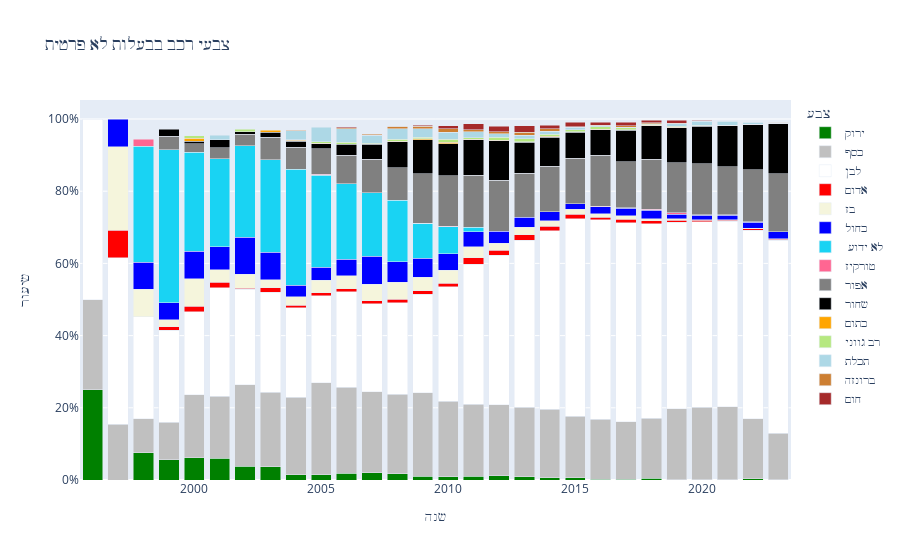

Notebook source saved alongside this figure:
### Code cell
private = "פרטי"
c=show_colors(df.query('baalut != @private'), 15, 'צבעי רכב בבעלות לא פרטית')
#c = show_colors(df.query('make == "BMW"'), 15)

### Figure 1 — Plotly figure (JSON) as saved in the notebook; plotly's stock layout.template omitted (floating-point values rounded to 4 significant figures)
{"data": [{"alignmentgroup": "True", "customdata": [["ירוק", 1], ["ירוק", 4], ["ירוק", 6], ["ירוק", 8], ["ירוק", 16], ["ירוק", 11], ["ירוק", 14], ["ירוק", 7], ["ירוק", 10], ["ירוק", 21], ["ירוק", 27], ["ירוק", 58], ["ירוק", 23], ["ירוק", 31], ["ירוק", 43], ["ירוק", 49], ["ירוק", 48], ["ירוק", 46], ["ירוק", 50], ["ירוק", 34], ["ירוק", 39], ["ירוק", 124], ["ירוק", 35], ["ירוק", 22], ["ירוק", 128], ["ירוק", 275], ["ירוק", 63]], "hovertemplate": "צבע=%{customdata[0]}<br>שנה=%{x}<br>שיעור=%{y}<br>count=%{customdata[1]}<extra></extra>", "legendgroup": "ירוק", "marker": {"color": "rgb(0, 128, 0)", "pattern": {"shape": ""}}, "name": "ירוק", "offsetgroup": "ירוק", "orientation": "v", "showlegend": true, "textposition": "auto", "type": "bar", "x": [1996, 1998, 1999, 2000, 2001, 2002, 2003, 2004, 2005, 2006, 2007, 2008, 2009, 2010, 2011, 2012, 2013, 2014, 2015, 2016, 2017, 2018, 2019, 2020, 2021, 2022, 2023], "xaxis": "x", "y": [0.25, 0.07547, 0.0566, 0.06107, 0.06084, 0.03873, 0.03694, 0.01431, 0.01416, 0.01925, 0.02052, 0.01723, 0.01037, 0.009675, 0.01109, 0.01157, 0.00912, 0.006783, 0.0056, 0.002351, 0.002072, 0.004707, 0.0006566, 0.0002951, 0.001146, 0.002829, 0.001162], "yaxis": "y"}, {"alignmentgroup": "True", "customdata": [["כסף", 1], ["כסף", 2], ["כסף", 5], ["כסף", 11], ["כסף", 23], ["כסף", 45], ["כסף", 64], ["כסף", 78], ["כסף", 105], ["כסף", 180], ["כסף", 259], ["כסף", 294], ["כסף", 743], ["כסף", 514], ["כסף", 667], ["כסף", 773], ["כסף", 831], ["כסף", 1012], ["כסף", 1287], ["כסף", 1529], ["כסף", 2397], ["כסף", 2987], ["כסף", 4386], ["כסף", 10490], ["כסף", 14977], ["כסף", 22500], ["כסף", 16256], ["כסף", 6993]], "hovertemplate": "צבע=%{customdata[0]}<br>שנה=%{x}<br>שיעור=%{y}<br>count=%{customdata[1]}<extra></extra>", "legendgroup": "כסף", "marker": {"color": "rgb(192, 192, 192)", "pattern": {"shape": ""}}, "name": "כסף", "offsetgroup": "כסף", "orientation": "v", "showlegend": true, "textposition": "auto", "type": "bar", "x": [1996, 1997, 1998, 1999, 2000, 2001, 2002, 2003, 2004, 2005, 2006, 2007, 2008, 2009, 2010, 2011, 2012, 2013, 2014, 2015, 2016, 2017, 2018, 2019, 2020, 2021, 2022, 2023], "xaxis": "x", "y": [0.25, 0.1538, 0.09434, 0.1038, 0.1756, 0.1711, 0.2254, 0.2058, 0.2147, 0.255, 0.2374, 0.2234, 0.2207, 0.2317, 0.2082, 0.1993, 0.1962, 0.1923, 0.1898, 0.1712, 0.1658, 0.1587, 0.1665, 0.1968, 0.2009, 0.2015, 0.1673, 0.129], "yaxis": "y"}, {"alignmentgroup": "True", "customdata": [["לבן", 2], ["לבן", 6], ["לבן", 15], ["לבן", 27], ["לבן", 30], ["לבן", 79], ["לבן", 75], ["לבן", 105], ["לבן", 121], ["לבן", 170], ["לבן", 289], ["לבן", 322], ["לבן", 852], ["לבן", 605], ["לבן", 1015], ["לבן", 1501], ["לבן", 1754], ["לבן", 2434], ["לבן", 3345], ["לבן", 4889], ["לבן", 7994], ["לבן", 10380], ["לבן", 14196], ["לבן", 27521], ["לבן", 38376], ["לבן", 57348], ["לבן", 50697], ["לבן", 28958]], "hovertemplate": "צבע=%{customdata[0]}<br>שנה=%{x}<br>שיעור=%{y}<br>count=%{customdata[1]}<extra></extra>", "legendgroup": "לבן", "marker": {"color": "rgb(255, 255, 255)", "pattern": {"shape": ""}}, "name": "לבן", "offsetgroup": "לבן", "orientation": "v", "showlegend": true, "textposition": "auto", "type": "bar", "x": [1996, 1997, 1998, 1999, 2000, 2001, 2002, 2003, 2004, 2005, 2006, 2007, 2008, 2009, 2010, 2011, 2012, 2013, 2014, 2015, 2016, 2017, 2018, 2019, 2020, 2021, 2022, 2023], "xaxis": "x", "y": [0.5, 0.4615, 0.283, 0.2547, 0.229, 0.3004, 0.2641, 0.277, 0.2474, 0.2408, 0.2649, 0.2447, 0.253, 0.2728, 0.3168, 0.3871, 0.4142, 0.4625, 0.4932, 0.5475, 0.5529, 0.5516, 0.5389, 0.5163, 0.5147, 0.5136, 0.5216, 0.5342], "yaxis": "y"}, {"alignmentgroup": "True", "customdata": [["אדום", 1], ["אדום", 1], ["אדום", 2], ["אדום", 4], ["אדום", 1], ["אדום", 5], ["אדום", 4], ["אדום", 6], ["אדום", 9], ["אדום", 11], ["אדום", 35], ["אדום", 20], ["אדום", 34], ["אדום", 72], ["אדום", 64], ["אדום", 82], ["אדום", 91], ["אדום", 109], ["אדום", 95], ["אדום", 182], ["אדום", 220], ["אדום", 335], ["אדום", 299], ["אדום", 347], ["אדום", 391], ["אדום", 138]], "hovertemplate": "צבע=%{customdata[0]}<br>שנה=%{x}<br>שיעור=%{y}<br>count=%{customdata[1]}<extra></extra>", "legendgroup": "אדום", "marker": {"color": "rgb(255, 0, 0)", "pattern": {"shape": ""}}, "name": "אדום", "offsetgroup": "אדום", "orientation": "v", "showlegend": true, "textposition": "auto", "type": "bar", "x": [1997, 1999, 2000, 2001, 2002, 2003, 2004, 2005, 2006, 2007, 2008, 2009, 2010, 2011, 2012, 2013, 2014, 2015, 2016, 2017, 2018, 2019, 2020, 2021, 2022, 2023], "xaxis": "x", "y": [0.07692, 0.009434, 0.01527, 0.01521, 0.003521, 0.01319, 0.00818, 0.008499, 0.008249, 0.008359, 0.0104, 0.009017, 0.01061, 0.01857, 0.01511, 0.01558, 0.01342, 0.01221, 0.00657, 0.009672, 0.008351, 0.006285, 0.00401, 0.003108, 0.004023, 0.002546], "yaxis": "y"}, {"alignmentgroup": "True", "customdata": [["בז", 3], ["בז", 4], ["בז", 2], ["בז", 10], ["בז", 9], ["בז", 11], ["בז", 8], ["בז", 11], ["בז", 25], ["בז", 40], ["בז", 59], ["בז", 156], ["בז", 84], ["בז", 114], ["בז", 118], ["בז", 81], ["בז", 108], ["בז", 100], ["בז", 117], ["בז", 147], ["בז", 187], ["בז", 136], ["בז", 203], ["בז", 104], ["בז", 149], ["בז", 150], ["בז", 90]], "hovertemplate": "צבע=%{customdata[0]}<br>שנה=%{x}<br>שיעור=%{y}<br>count=%{customdata[1]}<extra></extra>", "legendgroup": "בז", "marker": {"color": "rgb(245, 245, 220)", "pattern": {"shape": ""}}, "name": "בז", "offsetgroup": "בז", "orientation": "v", "showlegend": true, "textposition": "auto", "type": "bar", "x": [1997, 1998, 1999, 2000, 2001, 2002, 2003, 2004, 2005, 2006, 2007, 2008, 2009, 2010, 2011, 2012, 2013, 2014, 2015, 2016, 2017, 2018, 2019, 2020, 2021, 2022, 2023], "xaxis": "x", "y": [0.2308, 0.07547, 0.01887, 0.07634, 0.03422, 0.03873, 0.02111, 0.02249, 0.03541, 0.03666, 0.04483, 0.04633, 0.03787, 0.03558, 0.03043, 0.01913, 0.02052, 0.01474, 0.0131, 0.01017, 0.009937, 0.005163, 0.003808, 0.001395, 0.001334, 0.001543, 0.00166], "yaxis": "y"}, {"alignmentgroup": "True", "customdata": [["כחול", 1], ["כחול", 4], ["כחול", 5], ["כחול", 10], ["כחול", 17], ["כחול", 29], ["כחול", 29], ["כחול", 16], ["כחול", 25], ["כחול", 49], ["כחול", 102], ["כחול", 190], ["כחול", 117], ["כחול", 149], ["כחול", 161], ["כחול", 138], ["כחול", 147], ["כחול", 169], ["כחול", 138], ["כחול", 285], ["כחול", 388], ["כחול", 631], ["כחול", 671], ["כחול", 854], ["כחול", 1423], ["כחול", 1573], ["כחול", 1011]], "hovertemplate": "צבע=%{customdata[0]}<br>שנה=%{x}<br>שיעור=%{y}<br>count=%{customdata[1]}<extra></extra>", "legendgroup": "כחול", "marker": {"color": "rgb(0, 0, 255)", "pattern": {"shape": ""}}, "name": "כחול", "offsetgroup": "כחול", "orientation": "v", "showlegend": true, "textposition": "auto", "type": "bar", "x": [1997, 1998, 1999, 2000, 2001, 2002, 2003, 2004, 2005, 2006, 2007, 2008, 2009, 2010, 2011, 2012, 2013, 2014, 2015, 2016, 2017, 2018, 2019, 2020, 2021, 2022, 2023], "xaxis": "x", "y": [0.07692, 0.07547, 0.04717, 0.07634, 0.06464, 0.1021, 0.07652, 0.03272, 0.03541, 0.04491, 0.07751, 0.05643, 0.05275, 0.0465, 0.04152, 0.03259, 0.02793, 0.02492, 0.01546, 0.01971, 0.02062, 0.02395, 0.01259, 0.01145, 0.01274, 0.01618, 0.01865], "yaxis": "y"}, {"alignmentgroup": "True", "customdata": [[" לא ידוע", 17], [" לא ידוע", 45], [" לא ידוע", 36], [" לא ידוע", 64], [" לא ידוע", 72], [" לא ידוע", 97], [" לא ידוע", 157], [" לא ידוע", 180], [" לא ידוע", 228], [" לא ידוע", 233], [" לא ידוע", 574], [" לא ידוע", 213], [" לא ידוע", 236], [" לא ידוע", 48]], "hovertemplate": "צבע=%{customdata[0]}<br>שנה=%{x}<br>שיעור=%{y}<br>count=%{customdata[1]}<extra></extra>", "legendgroup": " לא ידוע", "marker": {"color": "#19d3f3", "pattern": {"shape": ""}}, "name": " לא ידוע", "offsetgroup": " לא ידוע", "orientation": "v", "showlegend": true, "textposition": "auto", "type": "bar", "x": [1998, 1999, 2000, 2001, 2002, 2003, 2004, 2005, 2006, 2007, 2008, 2009, 2010, 2011], "xaxis": "x", "y": [0.3208, 0.4245, 0.2748, 0.2433, 0.2535, 0.2559, 0.3211, 0.255, 0.209, 0.1771, 0.1705, 0.09603, 0.07366, 0.01238], "yaxis": "y"}, {"alignmentgroup": "True", "customdata": [["טורקיז", 1], ["טורקיז", 2], ["טורקיז", 1], ["טורקיז", 1], ["טורקיז", 4], ["טורקיז", 1], ["טורקיז", 4], ["טורקיז", 22], ["טורקיז", 59], ["טורקיז", 230], ["טורקיז", 139], ["טורקיז", 189], ["טורקיז", 138], ["טורקיז", 30]], "hovertemplate": "צבע=%{customdata[0]}<br>שנה=%{x}<br>שיעור=%{y}<br>count=%{customdata[1]}<extra></extra>", "legendgroup": "טורקיז", "marker": {"color": "#FF6692", "pattern": {"shape": ""}}, "name": "טורקיז", "offsetgroup": "טורקיז", "orientation": "v", "showlegend": true, "textposition": "auto", "type": "bar", "x": [1998, 2005, 2006, 2009, 2010, 2015, 2016, 2017, 2018, 2019, 2020, 2021, 2022, 2023], "xaxis": "x", "y": [0.01887, 0.002833, 0.0009166, 0.0004509, 0.001248, 0.000112, 0.0002766, 0.001169, 0.00224, 0.004315, 0.001864, 0.001693, 0.00142, 0.0005534], "yaxis": "y"}, {"alignmentgroup": "True", "customdata": [["אפור", 4], ["אפור", 3], ["אפור", 8], ["אפור", 9], ["אפור", 24], ["אפור", 30], ["אפור", 50], ["אפור", 85], ["אפור", 121], ["אפור", 306], ["אפור", 306], ["אפור", 452], ["אפור", 557], ["אפור", 600], ["אפור", 643], ["אפור", 852], ["אפור", 1120], ["אפור", 2049], ["אפור", 2415], ["אפור", 3644], ["אפור", 7375], ["אפור", 10511], ["אפור", 14825], ["אפור", 14032], ["אפור", 8700]], "hovertemplate": "צבע=%{customdata[0]}<br>שנה=%{x}<br>שיעור=%{y}<br>count=%{customdata[1]}<extra></extra>", "legendgroup": "אפור", "marker": {"color": "rgb(128, 128, 128)", "pattern": {"shape": ""}}, "name": "אפור", "offsetgroup": "אפור", "orientation": "v", "showlegend": true, "textposition": "auto", "type": "bar", "x": [1999, 2000, 2001, 2002, 2003, 2004, 2005, 2006, 2007, 2008, 2009, 2010, 2011, 2012, 2013, 2014, 2015, 2016, 2017, 2018, 2019, 2020, 2021, 2022, 2023], "xaxis": "x", "y": [0.03774, 0.0229, 0.03042, 0.03169, 0.06332, 0.06135, 0.07082, 0.07791, 0.09195, 0.09088, 0.138, 0.1411, 0.1436, 0.1417, 0.1222, 0.1256, 0.1254, 0.1417, 0.1283, 0.1383, 0.1384, 0.141, 0.1328, 0.1444, 0.1605], "yaxis": "y"}, {"alignmentgroup": "True", "customdata": [["שחור", 2], ["שחור", 1], ["שחור", 6], ["שחור", 2], ["שחור", 5], ["שחור", 8], ["שחור", 10], ["שחור", 34], ["שחור", 55], ["שחור", 239], ["שחור", 208], ["שחור", 281], ["שחור", 380], ["שחור", 462], ["שחור", 448], ["שחור", 551], ["שחור", 643], ["שחור", 1016], ["שחור", 1623], ["שחור", 2445], ["שחור", 5135], ["שחור", 7768], ["שחור", 12690], ["שחור", 12215], ["שחור", 7576]], "hovertemplate": "צבע=%{customdata[0]}<br>שנה=%{x}<br>שיעור=%{y}<br>count=%{customdata[1]}<extra></extra>", "legendgroup": "שחור", "marker": {"color": "rgb(0, 0, 0)", "pattern": {"shape": ""}}, "name": "שחור", "offsetgroup": "שחור", "orientation": "v", "showlegend": true, "textposition": "auto", "type": "bar", "x": [1999, 2000, 2001, 2002, 2003, 2004, 2005, 2006, 2007, 2008, 2009, 2010, 2011, 2012, 2013, 2014, 2015, 2016, 2017, 2018, 2019, 2020, 2021, 2022, 2023], "xaxis": "x", "y": [0.01887, 0.007634, 0.02281, 0.007042, 0.01319, 0.01636, 0.01416, 0.03116, 0.04179, 0.07098, 0.09378, 0.0877, 0.09799, 0.1091, 0.08512, 0.08124, 0.07201, 0.07027, 0.08625, 0.09281, 0.09634, 0.1042, 0.1137, 0.1257, 0.1397], "yaxis": "y"}, {"alignmentgroup": "True", "customdata": [["כתום", 1], ["כתום", 2], ["כתום", 1], ["כתום", 1], ["כתום", 6], ["כתום", 7], ["כתום", 13], ["כתום", 6], ["כתום", 5], ["כתום", 8], ["כתום", 16], ["כתום", 16], ["כתום", 32], ["כתום", 30], ["כתום", 46], ["כתום", 120], ["כתום", 78], ["כתום", 86], ["כתום", 80], ["כתום", 22]], "hovertemplate": "צבע=%{customdata[0]}<br>שנה=%{x}<br>שיעור=%{y}<br>count=%{customdata[1]}<extra></extra>", "legendgroup": "כתום", "marker": {"color": "rgb(255, 165, 0)", "pattern": {"shape": ""}}, "name": "כתום", "offsetgroup": "כתום", "orientation": "v", "showlegend": true, "textposition": "auto", "type": "bar", "x": [2000, 2003, 2004, 2005, 2008, 2009, 2010, 2011, 2012, 2013, 2014, 2015, 2016, 2017, 2018, 2019, 2020, 2021, 2022, 2023], "xaxis": "x", "y": [0.007634, 0.005277, 0.002045, 0.001416, 0.001782, 0.003156, 0.004057, 0.001547, 0.001181, 0.00152, 0.002359, 0.001792, 0.002213, 0.001594, 0.001746, 0.002251, 0.001046, 0.0007702, 0.0008231, 0.0004058], "yaxis": "y"}, {"alignmentgroup": "True", "customdata": [["רב גווני", 1], ["רב גווני", 2], ["רב גווני", 1], ["רב גווני", 3], ["רב גווני", 6], ["רב גווני", 4], ["רב גווני", 20], ["רב גווני", 7], ["רב גווני", 28], ["רב גווני", 20], ["רב גווני", 35], ["רב גווני", 42], ["רב גווני", 38], ["רב גווני", 49], ["רב גווני", 91], ["רב גווני", 114], ["רב גווני", 91], ["רב גווני", 87], ["רב גווני", 167], ["רב גווני", 105], ["רב גווני", 20], ["רב גווני", 1]], "hovertemplate": "צבע=%{customdata[0]}<br>שנה=%{x}<br>שיעור=%{y}<br>count=%{customdata[1]}<extra></extra>", "legendgroup": "רב גווני", "marker": {"color": "#B6E880", "pattern": {"shape": ""}}, "name": "רב גווני", "offsetgroup": "רב גווני", "orientation": "v", "showlegend": true, "textposition": "auto", "type": "bar", "x": [2000, 2002, 2004, 2005, 2006, 2007, 2008, 2009, 2010, 2011, 2012, 2013, 2014, 2015, 2016, 2017, 2018, 2019, 2020, 2021, 2022, 2023], "xaxis": "x", "y": [0.007634, 0.007042, 0.002045, 0.004249, 0.0055, 0.00304, 0.00594, 0.003156, 0.008739, 0.005157, 0.008264, 0.00798, 0.005603, 0.005488, 0.006294, 0.006058, 0.003454, 0.001632, 0.00224, 0.0009404, 0.0002058, 1.845e-05], "yaxis": "y"}, {"alignmentgroup": "True", "customdata": [["תכלת", 3], ["תכלת", 12], ["תכלת", 28], ["תכלת", 41], ["תכלת", 29], ["תכלת", 97], ["תכלת", 52], ["תכלת", 62], ["תכלת", 62], ["תכלת", 44], ["תכלת", 57], ["תכלת", 54], ["תכלת", 61], ["תכלת", 39], ["תכלת", 26], ["תכלת", 14], ["תכלת", 419], ["תכלת", 834], ["תכלת", 1207], ["תכלת", 504], ["תכלת", 79]], "hovertemplate": "צבע=%{customdata[0]}<br>שנה=%{x}<br>שיעור=%{y}<br>count=%{customdata[1]}<extra></extra>", "legendgroup": "תכלת", "marker": {"color": "rgb(173, 216, 230)", "pattern": {"shape": ""}}, "name": "תכלת", "offsetgroup": "תכלת", "orientation": "v", "showlegend": true, "textposition": "auto", "type": "bar", "x": [2001, 2004, 2005, 2006, 2007, 2008, 2009, 2010, 2011, 2012, 2013, 2014, 2015, 2016, 2017, 2018, 2019, 2020, 2021, 2022, 2023], "xaxis": "x", "y": [0.01141, 0.02454, 0.03966, 0.03758, 0.02204, 0.02881, 0.02344, 0.01935, 0.01599, 0.01039, 0.01083, 0.007962, 0.006832, 0.002697, 0.001382, 0.0005315, 0.007861, 0.01119, 0.01081, 0.005186, 0.001457], "yaxis": "y"}, {"alignmentgroup": "True", "customdata": [["ברונזה", 1], ["ברונזה", 3], ["ברונזה", 4], ["ברונזה", 22], ["ברונזה", 18], ["ברונזה", 31], ["ברונזה", 19], ["ברונזה", 22], ["ברונזה", 44], ["ברונזה", 52], ["ברונזה", 17], ["ברונזה", 33], ["ברונזה", 63], ["ברונזה", 62], ["ברונזה", 51], ["ברונזה", 33], ["ברונזה", 54], ["ברונזה", 67], ["ברונזה", 34]], "hovertemplate": "צבע=%{customdata[0]}<br>שנה=%{x}<br>שיעור=%{y}<br>count=%{customdata[1]}<extra></extra>", "legendgroup": "ברונזה", "marker": {"color": "rgb(205, 127, 50)", "pattern": {"shape": ""}}, "name": "ברונזה", "offsetgroup": "ברונזה", "orientation": "v", "showlegend": true, "textposition": "auto", "type": "bar", "x": [2004, 2006, 2007, 2008, 2009, 2010, 2011, 2012, 2013, 2014, 2015, 2016, 2017, 2018, 2019, 2020, 2021, 2022, 2023], "xaxis": "x", "y": [0.002045, 0.00275, 0.00304, 0.006534, 0.008115, 0.009675, 0.004899, 0.005195, 0.00836, 0.007667, 0.001904, 0.002282, 0.003348, 0.002354, 0.0009568, 0.0004426, 0.0004836, 0.0006894, 0.0006272], "yaxis": "y"}, {"alignmentgroup": "True", "customdata": [["חום", 2], ["חום", 2], ["חום", 6], ["חום", 28], ["חום", 65], ["חום", 64], ["חום", 91], ["חום", 60], ["חום", 110], ["חום", 116], ["חום", 189], ["חום", 186], ["חום", 465], ["חום", 141], ["חום", 27], ["חום", 44], ["חום", 7]], "hovertemplate": "צבע=%{customdata[0]}<br>שנה=%{x}<br>שיעור=%{y}<br>count=%{customdata[1]}<extra></extra>", "legendgroup": "חום", "marker": {"color": "rgb(165, 42, 42)", "pattern": {"shape": ""}}, "name": "חום", "offsetgroup": "חום", "orientation": "v", "showlegend": true, "textposition": "auto", "type": "bar", "x": [2006, 2008, 2009, 2010, 2011, 2012, 2013, 2014, 2015, 2016, 2017, 2018, 2019, 2020, 2021, 2022, 2023], "xaxis": "x", "y": [0.001833, 0.000594, 0.002705, 0.008739, 0.01676, 0.01511, 0.01729, 0.008847, 0.01232, 0.008023, 0.01004, 0.007061, 0.008724, 0.001891, 0.0002418, 0.0004527, 0.0001291], "yaxis": "y"}], "layout": {"barmode": "stack", "legend": {"title": {"text": "צבע"}, "tracegroupgap": 0}, "title": {"text": "צבעי רכב בבעלות לא פרטית"}, "xaxis": {"anchor": "y", "domain": [0, 1], "title": {"text": "שנה"}}, "yaxis": {"anchor": "x", "domain": [0, 1], "tickformat": ".0%", "title": {"text": "שיעור"}}}}
